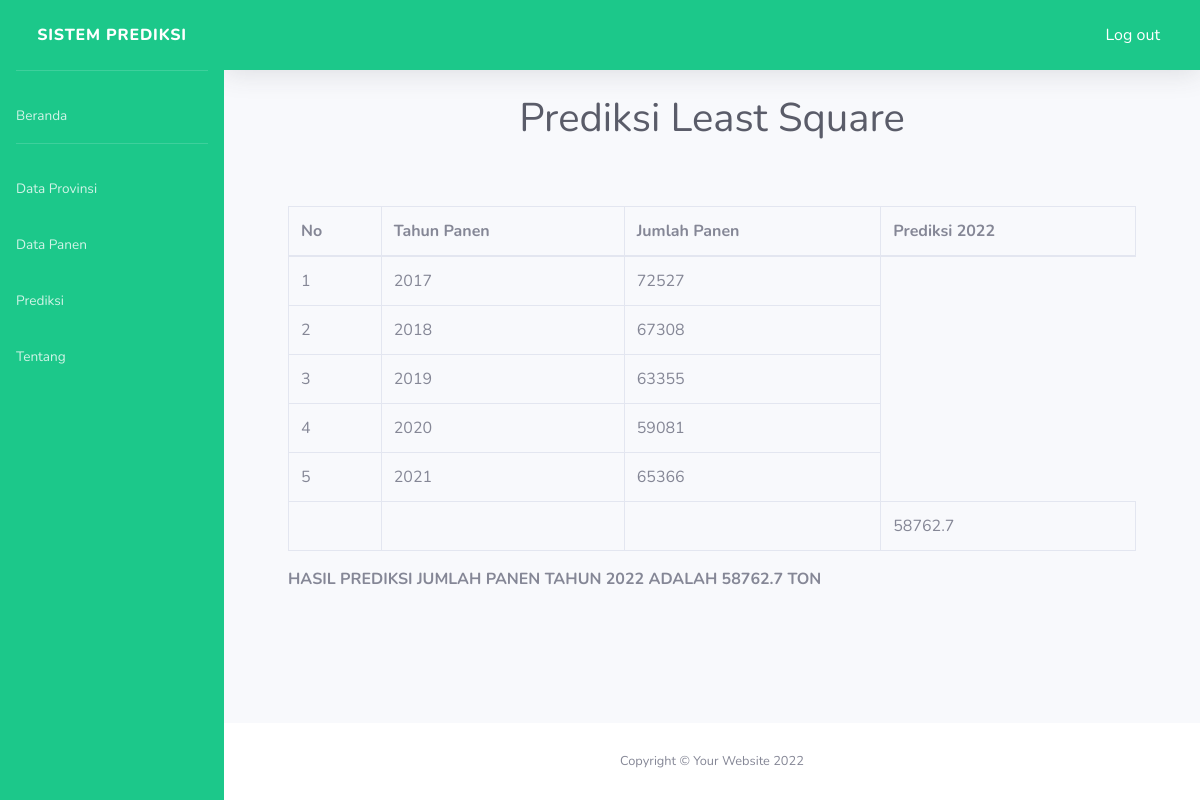
The page /Prediksi/perhitunganls.php?nama_provinsi=1 (signed in) on the database its author committed.
### tables this page shows
CREATE TABLE `hasil` (
  `id_hasil` int(11) NOT NULL,
  `id_provinsi` int(11) NOT NULL,
  `tahun` int(11) NOT NULL,
  `jumlah` int(11) NOT NULL
);

### Prediksi/perhitunganls.php (the view, shortened to what this page needs)
<?php
include_once('header.php');
$conn = mysqli_connect("localhost", "root", "", "prediksi");
$data = $_GET['nama_provinsi'];
$query = mysqli_query($conn, "SELECT * FROM hasil WHERE ID_PROVINSI = '$data' ");
$n = mysqli_num_rows($query);
$y = array();
while ($d = mysqli_fetch_assoc($query)) {
    array_push($y, $d['jumlah']);
}
$x = array();
if ($n % 2 == 0) {
    $tipe = true;
    $temp = - ($n - 1);
    for ($i = 0; $i < $n; $i++) {
        if ($i == 0) {
            array_push($x, $temp);
        } else {
            $temp = $temp + 2;
            array_push($x, $temp);
        }
    }
} else if ($n % 2 != 0) {
    $temp = - (($n - 1) / 2);
    for ($i = 0; $i < $n; $i++) {
        if ($i == 0) {
            array_push($x, $temp);
        } else {
            $temp = $temp + 1;
            array_push($x, $temp);
        }
    }
}
$x2 = array();
$nX2 = 0;
for ($i = 0; $i < $n; $i++) {
    $x2[$i] = $x[$i] * $x[$i];
    $nX2 = $nX2 + $x2[$i];
}
$xy = array();
$nXY = 0;
for ($i = 0; $i < $n; $i++) {
    $xy[$i] = $x[$i] * $y[$i];
    $nXY = $nXY + $xy[$i];
}
$sqljumlah = mysqli_query($conn, "SELECT SUM(jumlah) FROM `hasil` INNER JOIN provinsi as p ON hasil.id_provinsi=p.id_provinsi WHERE p.id_provinsi='$data' ");
$rowjmlh = mysqli_fetch_array($sqljumlah);
$jumlah = $rowjmlh['SUM(jumlah)'];
$a = $jumlah / $n;
$b = $nXY / $nX2;
$bn = $b * 3;
$total = $a + $bn;
?>
<div class="container-fluid">
    <div class="d-sm-flex justify-content-center  mb-4">
        <h1 class="text-light mb-0 text-gray-800 ">Prediksi Least Square</h1>
    </div>
    <div class="card-body">
        <div class="card-body">
            <div class="table-responsive">
                <table class="table table-bordered" id="dataTable" width="100%" cellspacing="0">
                    <thead>
                        <tr>
                            <th>No</th>
                            <th>Tahun Panen</th>
                            <th>Jumlah Panen</th>
                            <th>Prediksi 2022</th>
                        </tr>
                    </thead>
                    <tbody>
                        <?php
                        $data = $_GET['nama_provinsi'];
                        $query = mysqli_query($conn, "SELECT * FROM hasil WHERE id_provinsi = '$data' ");
                        $no = 1;
                        if (mysqli_num_rows($query) > 0) {
                            while ($row = mysqli_fetch_array($query)) {
                        ?>
                                <tr>
                                    <td><?= $no++ ?></td>
                                    <td><?= $row['tahun'] ?></td>
                                    <td><?= $row['jumlah'] ?></td>
                                </tr>
                        <?php
                            }
                            echo "<tr><td></td>
                            <td></td>
                            <td></td>
                            <td>$total</td></tr>";
                        } else {
                            echo "<tr><td colspan=\"8\" align=\"center\">data tidak ada</td></tr>";
                        }
                        ?>
                    </tbody>
                </table>
                <span class=" font-weight-bold">
                    HASIL PREDIKSI JUMLAH PANEN TAHUN 2022 ADALAH <?= $total ?> TON
                </span>
            </div>
        </div>
    </div>
    <?php include_once('footer.php');
    ?>

### rows shown on the page
hasil: tahun "2017", jumlah "72527"
hasil: tahun "2018", jumlah "67308"
hasil: tahun "2019", jumlah "63355"
hasil: tahun "2020", jumlah "59081"
hasil: tahun "2021", jumlah "65366"

### other values the page prints
$total "58762.7"
